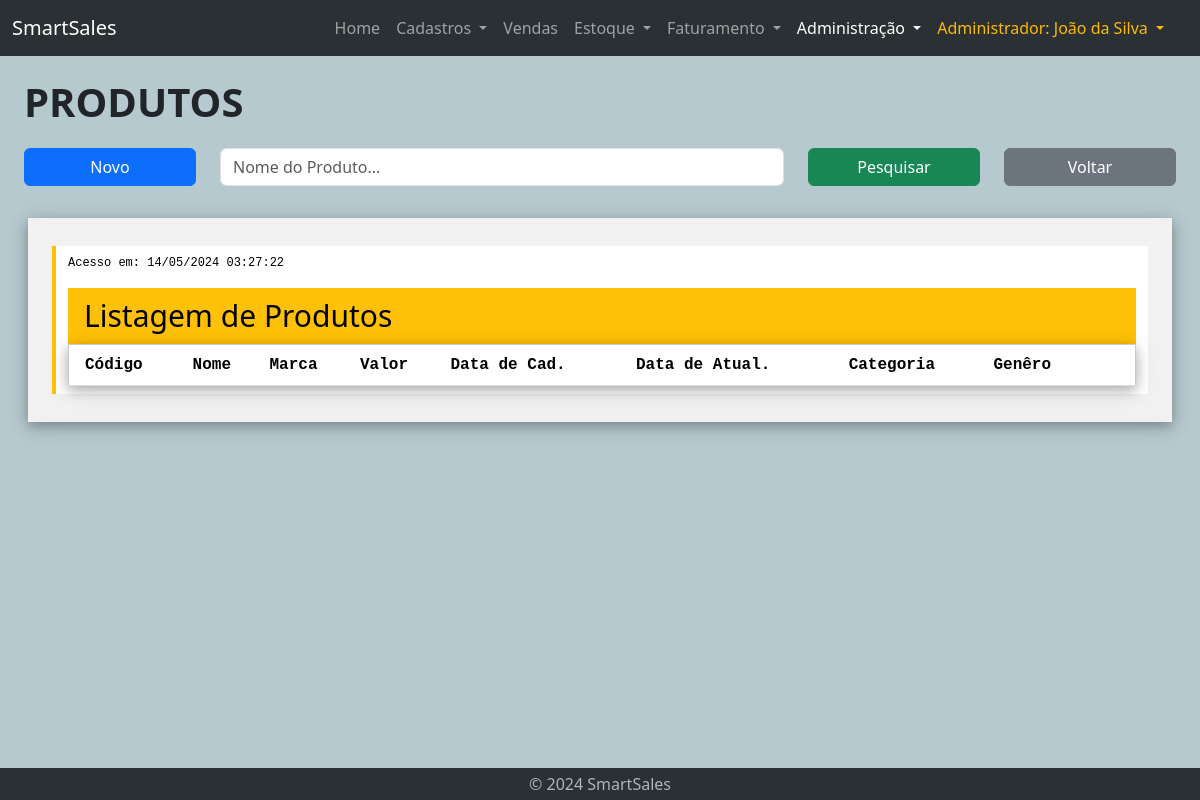
The app's page /admin-lst-produto.php (signed in), older data.
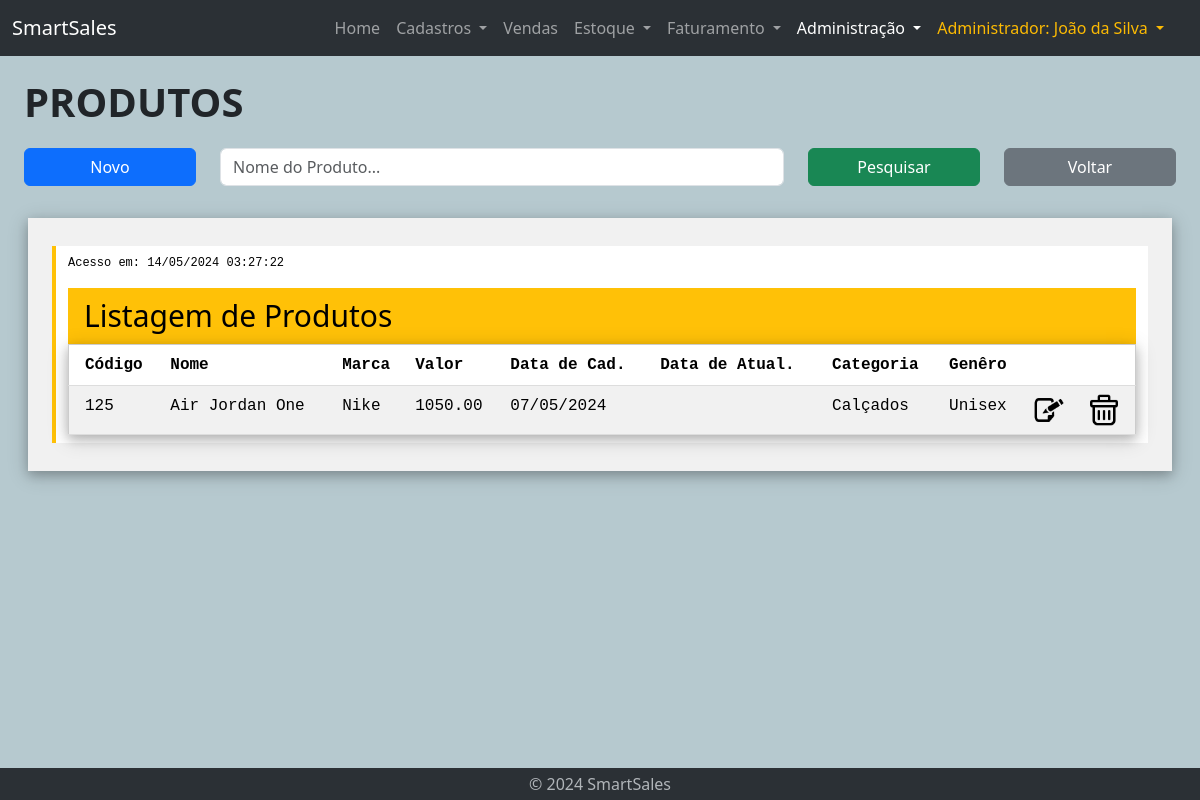
The same page, newer data.
### tables this page shows
CREATE TABLE produto (
    id int PRIMARY KEY,
    nome VARCHAR(255) NOT NULL,
    marca VARCHAR(255) NOT NULL,
    valor DECIMAL(10, 2) NOT NULL,
    genero VARCHAR(255),
    data_cad DATE,
    data_updt DATE,
    categoria_id int NOT NULL,
    FOREIGN KEY (categoria_id) REFERENCES categoria(id) ON DELETE CASCADE
);

CREATE TABLE categoria (
    id int AUTO_INCREMENT PRIMARY KEY,
    nome VARCHAR(255) NOT NULL,
    data_cad DATE,
    data_updt DATE
);

### admin-lst-produto.php (the view, shortened to what this page needs)
<!DOCTYPE html>
<html lang="en">
<head>
    <?php require "geral/links.php" ?>
    <link rel="stylesheet" href="css/w3.css">
    <link rel="stylesheet" href="css/customize.css">
</head>
<body id="admin">
    <?php require "geral/navbar.php" ?>
    <?php require 'bd/connection.php'; ?>
        <div class="container-fluid mt-3 home">
            <div class="container-fluid">
                <div class="title-text">
                    PRODUTOS
                </div>
            </div>
            <div class="container-fluid mt-3">
                <form action="admin-lst-produto.php" method="post">
                    <div class="row">
                        <div class="col-lg-2 col-sm-2 col-3">
                            <button type="button" class="btn btn-primary mb-3 w-100" onclick="window.location.href='admin-cad-produto.php'">Novo</button>
                        </div>
                        <div class="col-lg-6 col-sm-7 col-9">
                                <input type="text" name="nomeProduto" class="form-control mb-3" id="inputPesquisa" placeholder="Nome do Produto..."
                                value="<?php echo isset($_POST['nomeProduto']) ? $_POST['nomeProduto'] : ''; ?>">
                        </div>
                        <div class="col-lg-2 col-sm-3 col-12">
                            <button type="submit" class="btn btn-success mb-3 w-100">Pesquisar</button>
                        </div>
                        <div class="col-lg-2 col-sm-2 col-12">
                            <button type="button" class="btn btn-secondary mb-3 w-100" onclick="window.location.href='admin-produto.php'">Voltar</button>
                        </div>
                    </div>
                </form>
            </div>
            <div class="container-fuid mt-3 ms-lg-3 me-lg-3">
                <div class="w3-panel w3-padding-large w3-card-4 w3-light-grey">
                    <p class="w3-large">
                    <p>
                    <div class="w3-code cssHigh notranslate">
                        <?php
                            $data = date("d/m/Y H:i:s", time());
                            echo "<p class='w3-small' > ";
                            echo "Acesso em: ";
                            echo $data;
                            echo "</p> "
                        ?>
                        <div class="w3-container w3-theme">
                        <h2>Listagem de Produtos</h2>
                        </div>
                        <?php
                            $conn = new mysqli($servername, $username, $password, $database);
                            $sql = "SELECT t1.id, t1.nome, t1.marca, t1.valor, t1.data_cad, t1.data_updt, t2.nome AS categoria, t1.genero FROM produto t1 JOIN categoria t2 ON t1.categoria_id = t2.id";
                            echo "<div class='w3-responsive w3-card-4'>";
                            if ($result = $conn->query($sql)) {
                                echo "<table class='w3-table-all'>";
                                echo "	<tr>";
                                echo "	  <th>Código</th>";
                                echo "	  <th>Nome</th>";
                                echo "	  <th>Marca</th>";
                                echo "	  <th>Valor</th>";
                                echo "	  <th>Data de Cad.</th>";
                                echo "	  <th>Data de Atual.</th>";
                                echo "	  <th>Categoria</th>";
                                echo "	  <th>Genêro</th>";
                                echo "	  <th> </th>";
                                echo "	  <th> </th>";
                                echo "	</tr>";
                                if ($result->num_rows > 0) {
                                    while ($row = $result->fetch_assoc() ) {
                                        $dataN = explode('-', $row["data_cad"]);
                                        $ano_cad = $dataN[0];
                                        $mes_cad = $dataN[1];
                                        $dia_cad = $dataN[2];
                                        $cod = $row["id"];
                                        $nova_data_cad = $dia_cad . '/' . $mes_cad . '/' . $ano_cad;
                                        echo "<tr>";
                                        echo "<td>";
                                        echo $cod;
                                        echo "</td><td>";
                                        echo $row["nome"];
                                        echo "</td><td>";
                                        echo $row["marca"];
                                        echo "</td><td>";
                                        echo $row["valor"];
                                        echo "</td><td>";
                                        echo $nova_data_cad;
                                        echo "</td><td>";
                                        echo "</td><td>";
                                        echo $row["categoria"];
                                        echo "</td><td>";
                                        echo $row["genero"];
                                        echo "</td><td>";
                        ?>
                                        <a href='admin-updt-produto.php?id=<?php echo $cod; ?>'><img src='icons/Edit.png' title='Editar Produto' width='32'></a>
                                        </td><td>
                                        <a href='admin-del-produto.php?id=<?php echo $cod; ?>'><img src='icons/Delete.png' title='Excluir Produto' width='32'></a>
                                        </td>
                                        </tr>
                        <?php
                                    }
                                }
                                    echo "</table>";
                                    echo "</div>";
                            } else {
                                echo "Erro executando SELECT: " . $conn->connect_error;
                            }
                        ?>
                    </div>
                </div>
            </div>
    </div>
    <?php require "geral/footer.php" ?>
</body>
</html>

### geral/links.php (shortened to what this page needs)
<link rel="stylesheet" href="framework/bootstrap-5.3.3-dist/css/bootstrap.min.css">
<link rel="stylesheet" href="https://cdn.jsdelivr.net/npm/bootstrap-icons@1.11.3/font/bootstrap-icons.min.css">
<link href="https://cdn.jsdelivr.net/npm/sweetalert2@11.10.8/dist/sweetalert2.min.css" rel="stylesheet">
<link rel="stylesheet" href="css/style.css">

### geral/navbar.php (shortened to what this page needs)
<nav class="navbar navbar-expand-lg bg-body-tertiary" data-bs-theme="dark">
    <div class="container-fluid">
        <a class="navbar-brand" href="home.php">SmartSales</a>
        <div class="offcanvas offcanvas-end" tabindex="-1" id="offcanvasNavbar" aria-labelledby="offcanvasNavbarLabel">
            <div class="offcanvas-body">
                <ul class="navbar-nav justify-content-end flex-grow-1 pe-3">
                    <li class="nav-item">
                        <a class="nav-link" id="home" aria-current="page" href="home.php">Home</a>
                    </li>
                    <li class="nav-item dropdown">
                        <a class="nav-link dropdown-toggle" id="cadastro" href="#" role="button" data-bs-toggle="dropdown" aria-expanded="false">
                            Cadastros
                        </a>
                    </li>
                    <li class="nav-item">
                        <a class="nav-link" id="vendas" href="vendedor-lst-vendas.php" role="button">
                            Vendas
                        </a>
                    </li>
                    <li class="nav-item dropdown">
                        <a class="nav-link dropdown-toggle" id="estoque" href="#" role="button" data-bs-toggle="dropdown" aria-expanded="false">
                            Estoque
                        </a>
                    </li>
                    <li class="nav-item dropdown">
                        <a class="nav-link dropdown-toggle" id="faturamento" href="#" role="button" data-bs-toggle="dropdown" aria-expanded="false">
                            Faturamento
                        </a>
                    </li>
                    <li class="nav-item dropdown">
                        <a class="nav-link dropdown-toggle" id="admin" href="#" role="button" data-bs-toggle="dropdown" aria-expanded="false">
                            Administração
                        </a>
                    </li>
                    <li class="nav-item dropdown">
                        <a class="nav-link dropdown-toggle" href="#" role="button" id="dropdownMenuLink" data-bs-toggle="dropdown" aria-expanded="false" style="color: #fcba03">
                            <?php echo $_SESSION['cargo_nome'] . ": " . $_SESSION['nome']; ?>
                        </a>
                    </li>
                </ul>
            </div>
        </div>
    </div>
</nav>

### geral/footer.php (shortened to what this page needs)
<footer class="my-0" data-bs-theme="dark" style="width: 100% !important">
    <p class="text-center text-body-secondary" style="margin-bottom: 0px;"><a href="#" class="nav-link p-1" data-bs-toggle="modal" data-bs-target="#sobreModal">© 2024 SmartSales</a></p>
</footer>

### css/style.css (style rules this page uses)
body { display: flex; flex-direction: column; min-height: 100vh; background-color: #b6c9cf; }
footer { margin-top: auto; background-color: rgb(43, 48, 53); width: 100% !important; }
.container-fluid.home { flex: 1; margin-bottom: 1rem; }
.title-text { font-weight: 900; font-size: 40px; }

### css/w3.css (style rules this page uses)
*,*:before,*:after { box-sizing:inherit }
html { -ms-text-size-adjust:100%;-webkit-text-size-adjust:100% }
body { margin:0 }
article,aside,details,figcaption,figure,footer,header,main,menu,nav,section { display:block }
a { background-color:transparent }
img { border-style:none }
button,input,select,textarea,optgroup { font:inherit;margin:0 }
button,input { overflow:visible }
button,select { text-transform:none }
button,[type=button],[type=reset],[type=submit] { -webkit-appearance:button }
html { overflow-x:hidden }
h2 { font-size:30px }
h1,h2,h3,h4,h5,h6 { font-family:"Segoe UI",Arial,sans-serif;font-weight:400;margin:10px 0 }
img { vertical-align:middle }
a { color:inherit }
.w3-table,.w3-table-all { border-collapse:collapse;border-spacing:0;width:100%;display:table }
.w3-table-all { border:1px solid #ccc }
.w3-bordered tr,.w3-table-all tr { border-bottom:1px solid #ddd }
.w3-table-all tr:nth-child(odd) { background-color:#fff }
.w3-table-all tr:nth-child(even) { background-color:#f1f1f1 }
.w3-table td,.w3-table th,.w3-table-all td,.w3-table-all th { padding:8px 8px;display:table-cell;text-align:left;vertical-align:top }
.w3-table th:first-child,.w3-table td:first-child,.w3-table-all th:first-child,.w3-table-all td:first-child { padding-left:16px }
.w3-responsive { display:block;overflow-x:auto }
.w3-container:after,.w3-container:before,.w3-panel:after,.w3-panel:before,.w3-row:after,.w3-row:before,.w3-row-padding:after,.w3-row-padding:before, .w3-cell-row:before,.w3-cell-row:after,.w3-clear:after,.w3-clear:before,.w3-bar:before,.w3-bar:after { content:"";display:table;clear:both }
.w3-container,.w3-panel { padding:0.01em 16px }
.w3-panel { margin-top:16px;margin-bottom:16px }
.w3-code,.w3-codespan { font-family:Consolas,"courier new";font-size:16px }
.w3-code { width:auto;background-color:#fff;padding:8px 12px;border-left:4px solid #4CAF50;word-wrap:break-word }
.w3-card-4,.w3-hover-shadow:hover { box-shadow:0 4px 10px 0 rgba(0,0,0,0.2),0 4px 20px 0 rgba(0,0,0,0.19) }
.w3-small { font-size:12px!important }
.w3-large { font-size:18px!important }
.w3-section,.w3-code { margin-top:16px!important;margin-bottom:16px!important }
.w3-padding-large { padding:12px 24px!important }
.w3-light-grey,.w3-hover-light-grey:hover,.w3-light-gray,.w3-hover-light-gray:hover { color:#000!important;background-color:#f1f1f1!important }

### css/customize.css (style rules this page uses)
.w3-theme { color: #000 !important; background-color: #ffc107 !important; }
.w3-code { border-left: 4px solid #ffc107; }

Row changes from the older to the newer data that the page shows:
added produto: id "125", nome "Air Jordan One", marca "Nike", valor "1050.00", data_cad "07/05/2024", categoria.nome "Calçados", genero "Unisex"
